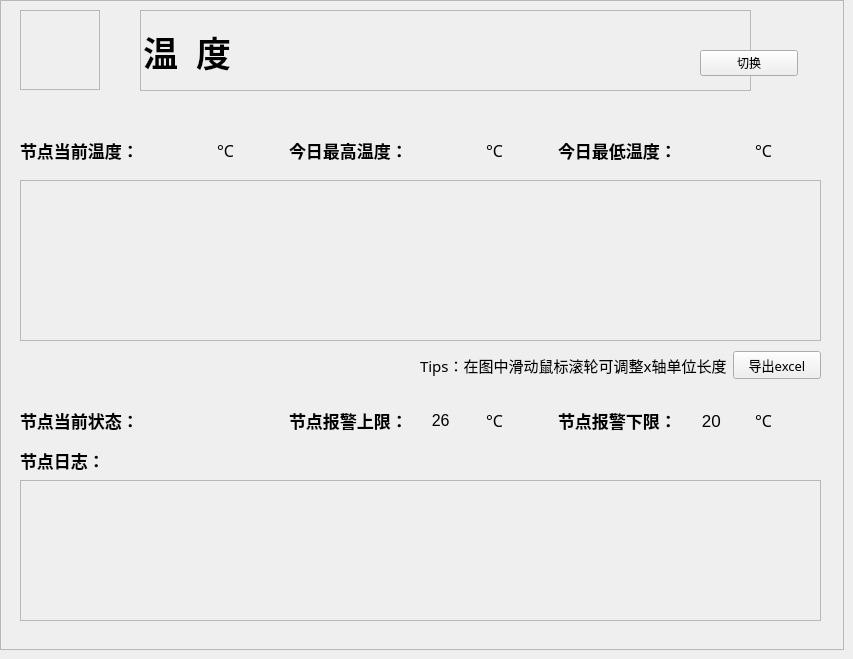
                   <widget class="QWidget" name="page_temp_1">
                    <widget class="QFrame" name="frame_9">
                     <property name="geometry">
                      <rect>
                       <x>0</x>
                       <y>0</y>
                       <width>844</width>
                       <height>650</height>
                      </rect>
                     </property>
                     <property name="frameShape">
                      <enum>QFrame::StyledPanel</enum>
                     </property>
                     <property name="frameShadow">
                      <enum>QFrame::Raised</enum>
                     </property>
                     <widget class="QFrame" name="frame_10">
                      <property name="geometry">
                       <rect>
                        <x>140</x>
                        <y>10</y>
                        <width>611</width>
                        <height>81</height>
                       </rect>
                      </property>
                      <property name="frameShape">
                       <enum>QFrame::StyledPanel</enum>
                      </property>
                      <property name="frameShadow">
                       <enum>QFrame::Raised</enum>
                      </property>
                      <widget class="QLabel" name="label_13">
                       <property name="geometry">
                        <rect>
                         <x>3</x>
                         <y>1</y>
                         <width>151</width>
                         <height>81</height>
                        </rect>
                       </property>
                       <property name="font">
                        <font>
                         <family>微软雅黑</family>
                         <pointsize>26</pointsize>
                         <weight>75</weight>
                         <bold>true</bold>
                        </font>
                       </property>
                       <property name="text">
                        <string>温  度</string>
                       </property>
                      </widget>
                     </widget>
                     <widget class="QFrame" name="frame_state_temp">
                      <property name="geometry">
                       <rect>
                        <x>20</x>
                        <y>10</y>
                        <width>80</width>
                        <height>80</height>
                       </rect>
                      </property>
                      <property name="styleSheet">
                       <string notr="true"/>
                      </property>
                      <property name="frameShape">
                       <enum>QFrame::StyledPanel</enum>
                      </property>
                      <property name="frameShadow">
                       <enum>QFrame::Raised</enum>
                      </property>
                     </widget>
                     <widget class="QWidget" name="horizontalLayoutWidget_5">
                      <property name="geometry">
                       <rect>
                        <x>20</x>
                        <y>130</y>
                        <width>801</width>
                        <height>41</height>
                       </rect>
                      </property>
                      <layout class="QHBoxLayout" name="horizontalLayout_6">
                       <item>
                        <layout class="QHBoxLayout" name="horizontalLayout_2">
                         <item>
                          <widget class="QLabel" name="label_14">
                           <property name="font">
                            <font>
                             <family>等线</family>
                             <pointsize>13</pointsize>
                             <weight>75</weight>
                             <bold>true</bold>
                            </font>
                           </property>
                           <property name="text">
                            <string>节点当前温度：</string>
                           </property>
                          </widget>
                         </item>
                         <item>
                          <widget class="QLabel" name="temp_temp_value">
                           <property name="font">
                            <font>
                             <family>Arial</family>
                             <pointsize>13</pointsize>
                            </font>
                           </property>
                           <property name="text">
                            <string/>
                           </property>
                          </widget>
                         </item>
                         <item>
                          <widget class="QLabel" name="label_16">
                           <property name="font">
                            <font>
                             <family>Calisto MT</family>
                             <pointsize>12</pointsize>
                            </font>
                           </property>
                           <property name="text">
                            <string>°C</string>
                           </property>
                          </widget>
                         </item>
                        </layout>
                       </item>
                       <item>
                        <layout class="QHBoxLayout" name="horizontalLayout_3">
                         <item>
                          <widget class="QLabel" name="label_17">
                           <property name="font">
                            <font>
                             <family>等线</family>
                             <pointsize>13</pointsize>
                             <weight>75</weight>
                             <bold>true</bold>
                            </font>
                           </property>
                           <property name="text">
                            <string>今日最高温度：</string>
                           </property>
                          </widget>
                         </item>
                         <item>
                          <widget class="QLabel" name="temp_max">
                           <property name="font">
                            <font>
                             <family>Arial</family>
                             <pointsize>13</pointsize>
                            </font>
                           </property>
                           <property name="text">
                            <string/>
                           </property>
                          </widget>
                         </item>
                         <item>
                          <widget class="QLabel" name="label_19">
                           <property name="font">
                            <font>
                             <family>Calisto MT</family>
                             <pointsize>12</pointsize>
                            </font>
                           </property>
                           <property name="text">
                            <string>°C</string>
                           </property>
                          </widget>
                         </item>
                        </layout>
                       </item>
                       <item>
                        <layout class="QHBoxLayout" name="horizontalLayout_9">
                         <item>
                          <widget class="QLabel" name="label_20">
                           <property name="font">
                            <font>
                             <family>等线</family>
                             <pointsize>13</pointsize>
                             <weight>75</weight>
                             <bold>true</bold>
                            </font>
                           </property>
                           <property name="text">
                            <string>今日最低温度：</string>
                           </property>
                          </widget>
                         </item>
                         <item>
                          <widget class="QLabel" name="temp_min">
                           <property name="font">
                            <font>
                             <family>Arial</family>
                             <pointsize>13</pointsize>
                            </font>
                           </property>
                           <property name="text">
                            <string/>
                           </property>
                          </widget>
                         </item>
                         <item>
                          <widget class="QLabel" name="label_22">
                           <property name="font">
                            <font>
                             <family>Calisto MT</family>
                             <pointsize>12</pointsize>
                            </font>
                           </property>
                           <property name="text">
                            <string>°C</string>
                           </property>
                          </widget>
                         </item>
                        </layout>
                       </item>
                      </layout>
                     </widget>
                     <widget class="QFrame" name="frame_chart_temp">
                      <property name="geometry">
                       <rect>
                        <x>20</x>
                        <y>180</y>
                        <width>801</width>
                        <height>161</height>
                       </rect>
                      </property>
                      <property name="frameShape">
                       <enum>QFrame::StyledPanel</enum>
                      </property>
                      <property name="frameShadow">
                       <enum>QFrame::Raised</enum>
                      </property>
                     </widget>
                     <widget class="QWidget" name="horizontalLayoutWidget_6">
                      <property name="geometry">
                       <rect>
                        <x>20</x>
                        <y>400</y>
                        <width>801</width>
                        <height>41</height>
                       </rect>
                      </property>
                      <layout class="QHBoxLayout" name="horizontalLayout_10">
                       <item>
                        <layout class="QHBoxLayout" name="horizontalLayout_11">
                         <item>
                          <widget class="QLabel" name="label_23">
                           <property name="font">
                            <font>
                             <family>等线</family>
                             <pointsize>13</pointsize>
                             <weight>75</weight>
                             <bold>true</bold>
                            </font>
                           </property>
                           <property name="text">
                            <string>节点当前状态：</string>
                           </property>
                          </widget>
                         </item>
                         <item>
                          <widget class="QLabel" name="temp_state">
                           <property name="font">
                            <font>
                             <family>幼圆</family>
                             <pointsize>13</pointsize>
                            </font>
                           </property>
                           <property name="text">
                            <string/>
                           </property>
                          </widget>
                         </item>
                        </layout>
                       </item>
                       <item>
                        <layout class="QHBoxLayout" name="horizontalLayout_12">
                         <item>
                          <widget class="QLabel" name="label_25">
                           <property name="font">
                            <font>
                             <family>等线</family>
                             <pointsize>13</pointsize>
                             <weight>75</weight>
                             <bold>true</bold>
                            </font>
                           </property>
                           <property name="text">
                            <string>节点报警上限：</string>
                           </property>
                          </widget>
                         </item>
                         <item>
                          <widget class="QLabel" name="temp_online_time">
                           <property name="font">
                            <font>
                             <family>Arial</family>
                             <pointsize>12</pointsize>
                            </font>
                           </property>
                           <property name="text">
                            <string>    26</string>
                           </property>
                          </widget>
                         </item>
                         <item>
                          <widget class="QLabel" name="label_18">
                           <property name="font">
                            <font>
                             <family>Calisto MT</family>
                             <pointsize>12</pointsize>
                            </font>
                           </property>
                           <property name="text">
                            <string>°C</string>
                           </property>
                          </widget>
                         </item>
                        </layout>
                       </item>
                       <item>
                        <layout class="QHBoxLayout" name="horizontalLayout_19">
                         <item>
                          <widget class="QLabel" name="label_27">
                           <property name="font">
                            <font>
                             <family>等线</family>
                             <pointsize>13</pointsize>
                             <weight>75</weight>
                             <bold>true</bold>
                            </font>
                           </property>
                           <property name="text">
                            <string>节点报警下限：</string>
                           </property>
                          </widget>
                         </item>
                         <item>
                          <widget class="QLabel" name="temp_offline_time">
                           <property name="font">
                            <font>
                             <family>Arial</family>
                             <pointsize>13</pointsize>
                            </font>
                           </property>
                           <property name="text">
                            <string>    20</string>
                           </property>
                          </widget>
                         </item>
                         <item>
                          <widget class="QLabel" name="label_21">
                           <property name="font">
                            <font>
                             <family>Calisto MT</family>
                             <pointsize>12</pointsize>
                            </font>
                           </property>
                           <property name="text">
                            <string>°C</string>
                           </property>
                          </widget>
                         </item>
                        </layout>
                       </item>
                      </layout>
                     </widget>
                     <widget class="QScrollArea" name="scrollArea_2">
                      <property name="geometry">
                       <rect>
                        <x>20</x>
                        <y>480</y>
                        <width>801</width>
                        <height>141</height>
                       </rect>
                      </property>
                      <property name="widgetResizable">
                       <bool>true</bool>
                      </property>
                      <widget class="QWidget" name="scrollAreaWidgetContents_2">
                       <property name="geometry">
                        <rect>
                         <x>0</x>
                         <y>0</y>
                         <width>799</width>
                         <height>139</height>
                        </rect>
                       </property>
                      </widget>
                     </widget>
                     <widget class="QLabel" name="label_29">
                      <property name="geometry">
                       <rect>
                        <x>20</x>
                        <y>450</y>
                        <width>141</width>
                        <height>21</height>
                       </rect>
                      </property>
                      <property name="font">
                       <font>
                        <family>等线</family>
                        <pointsize>13</pointsize>
                        <weight>75</weight>
                        <bold>true</bold>
                       </font>
                      </property>
                      <property name="text">
                       <string>节点日志：</string>
                      </property>
                     </widget>
                     <widget class="QWidget" name="horizontalLayoutWidget_2">
                      <property name="geometry">
                       <rect>
                        <x>420</x>
                        <y>350</y>
                        <width>401</width>
                        <height>31</height>
                       </rect>
                      </property>
                      <layout class="QHBoxLayout" name="horizontalLayout_21" stretch="3,1">
                       <item>
                        <widget class="QLabel" name="label_30">
                         <property name="font">
                          <font>
                           <family>等线</family>
                           <pointsize>11</pointsize>
                          </font>
                         </property>
                         <property name="text">
                          <string>Tips：在图中滑动鼠标滚轮可调整x轴单位长度</string>
                         </property>
                        </widget>
                       </item>
                       <item>
                        <widget class="QPushButton" name="excel_out_btn">
                         <property name="font">
                          <font>
                           <family>等线</family>
                           <pointsize>10</pointsize>
                          </font>
                         </property>
                         <property name="text">
                          <string>导出excel</string>
                         </property>
                        </widget>
                       </item>
                      </layout>
                     </widget>
                     <widget class="QPushButton" name="pushButton_temp_q1">
                      <property name="geometry">
                       <rect>
                        <x>700</x>
                        <y>50</y>
                        <width>98</width>
                        <height>26</height>
                       </rect>
                      </property>
                      <property name="text">
                       <string>切换</string>
                      </property>
                     </widget>
                    </widget>
                   </widget>
